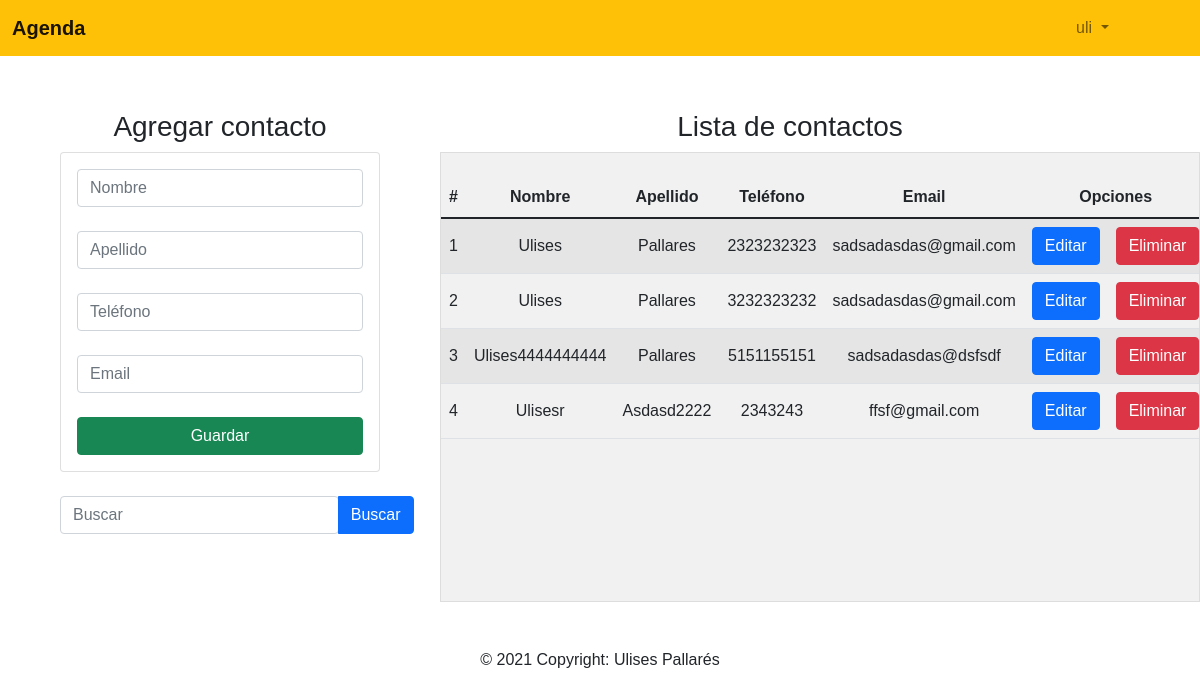
Page /home (signed in) on the committed database.
### Agenda_contactos/models.py (models this page shows, shortened)
class contacto(models.Model):
    nombre = models.CharField(max_length=50)
    apellido = models.CharField(max_length=50)
    telefono = models.IntegerField()
    email = models.EmailField(max_length = 254)
    usuario = models.ForeignKey(User, on_delete=models.CASCADE)

### Agenda_contactos/views.py (the view)
# urls.py: 2. Add a URL to urlpatterns:  path('', views.home, name='home')
@login_required
def home(request):
    nombrebus = request.GET.get('txtbuscar', False)
    if nombrebus == False:
        contactosEncontrados = contacto.objects.filter(usuario_id = auth.get_user(request).id ).order_by('nombre')
    else:
        contactosEncontrados = contacto.objects.filter(nombre__contains=nombrebus, usuario_id = auth.get_user(request).id).order_by('nombre')
        if len(contactosEncontrados) == 0:
            mensaje = nombrebus + ' no existe'
            messages.warning(request, mensaje)
    return render(request,"crud.html",{"contacto": contactosEncontrados})

### Agenda_contactos/templates/crud.html (shortened to what this page needs)
{% extends "base.html" %}
{% block content %}
<div class="row">
   <div class="col-sm-12 col-md-6 col-lg-4 col-xl-4">
    <br>
    <h3 style="text-align:center;" >Agregar contacto</h3>
    <div class="card">
        <div class="card-body">
            <form action="crearcontacto/" method="POST"> {% csrf_token %}
                <div class="form-gourp">
                    <input type="text" placeholder="Nombre" id="txtnombre" name="txtnombre" class="form-control" minlength="1" maxlength="50">
                </div>
                <br>
                <div class="form-gourp">
                    <input type="text" placeholder="Apellido" id="txtapellido" name="txtapellido" class="form-control" minlength="1" maxlength="50">
                </div>
                <br>
                <div class="form-gourp">
                <input type="number" placeholder="Teléfono" id="txttelefono" name="txttelefono" class="form-control" minlength="10" maxlength="10">
                </div>
                <br>
                <div class="form-gourp">
                    <input type="email" placeholder="Email" id="txtemail" name="txtemail" class="form-control" maxlength="254">
                </div>
                <br>
                <div class="form-gourp">
                    <button type="submit" class="btn btn-success btn-block text-white col-xl-12 " >
                        Guardar
                    </button>
                </div>
            </form>
        </div>
    </div>
    <br>
    <form action="home" method="GET"> {% csrf_token %}
        <div class="btn-group " method="GET">
            <input class="form-control col-xl-12 " id="txtbuscar" name="txtbuscar"  type="text" placeholder="Buscar" aria-label="Search">
            <button class="btn btn-primary submit" >Buscar</button>
       </div>
    </form>
    <br>
</div>
  <br>
   <div class="  col-sm-12 col-md-6 col-lg-8 col-xl-8" >
    <br>
       <h3 style="text-align: center;" >Lista de contactos</h3>
       <div class=" table-responsive" id="global" >
        <br>
           <table class="table table-striped  table-responsive " style="text-align:center;" id="mensajes">
                <thead >
                    <tr>
                        <th>#</th>
                        <th>Nombre</th>
                        <th>Apellido</th>
                        <th>Teléfono</th>
                        <th>Email</th>
                        <th colspan="2">Opciones</th>
                    </tr>
                </thead >
                <tbody >
                    {% for c in contacto %}
                    <tr >
                        <td>{{forloop.counter}}</td>
                        <td>{{c.nombre}}</td>
                        <td>{{c.apellido}}</td>
                        <td>{{c.telefono}}</td>
                        <td>{{c.email}}</td>
                        <td><a href="edicioncontacto/{{c.id}}" class="btn btn-primary" >Editar</a></td>
                        <td><a href="eliminarcontacto/{{c.id}}"class="btn btn-danger btnEliminacion"  >Eliminar</a></td>
                    </tr>
                    {% endfor %}
                </tbody>
           </table>
        </div>
   </div>
  </div>
</div>
{% endblock %}

### Agenda_contactos/templates/base.html (shortened to what this page needs)
<!DOCTYPE html>
<html lang="en">
  <head>
    {% load static %}
    <link href="https://cdn.jsdelivr.net/npm/bootstrap@5.1.2/dist/css/bootstrap.min.css" rel="stylesheet">
    <link rel="stylesheet" href="{% static 'css/crud.css' %}">
  </head>
  <body>
    <nav class=" navbar navbar-expand-lg navbar-light bg-warning ">
      <div class="container-fluid ">
        <div class="class content">
        <a class="navbar-brand" href="home"><strong>Agenda</strong></a>
        </div>
        <div class="mx-left" style="width: 120px;" class="collapse navbar-collapse" id="navbarSupportedContent">
          <ul class="navbar-nav me-auto mb-6 mb-lg-0">
            <li class="nav-item dropdown mx-right">
              <a class="nav-link dropdown-toggle"  href="home" id="navbarDropdown" role="button" data-bs-toggle="dropdown" aria-expanded="false" >
                {{user.username}}
              </a>
            </li>
          </ul>
        </div>
      </div>
    </nav>
    <div class="container">
      {% block content %}
      {% endblock %}
    <footer>
      <div class="footer-copyright text-center py-3">© 2021 Copyright: Ulises Pallarés
      </div>
    </footer>
  </body>
</html>

### Agenda_contactos/static/css/crud.css (style rules this page uses)
td, th { text-align:center; vertical-align: middle; }
#global { height: 450px; width: 760px; border: 1px solid #ddd; background: #f1f1f1; overflow-y: scroll; }
#mensajes { height: auto; }
.row > div { padding: 30px; }
:root { --cardWidth: 240px; --cardMargin: 16px; }
html, body { height: 100%; margin: 0; font-family: Helvetica; width: 100%; }

### rows in the picture
contacto: nombre "Ulises", apellido "Pallares", telefono "2323232323", email "sadsadasdas@gmail.com"
contacto: nombre "Ulises", apellido "Pallares", telefono "3232323232", email "sadsadasdas@gmail.com"
contacto: nombre "Ulises4444444444", apellido "Pallares", telefono "5151155151", email "sadsadasdas@dsfsdf"
contacto: nombre "Ulisesr", apellido "Asdasd2222", telefono "2343243", email "ffsf@gmail.com"

### other values in the picture
{{ user.username }} "uli"
